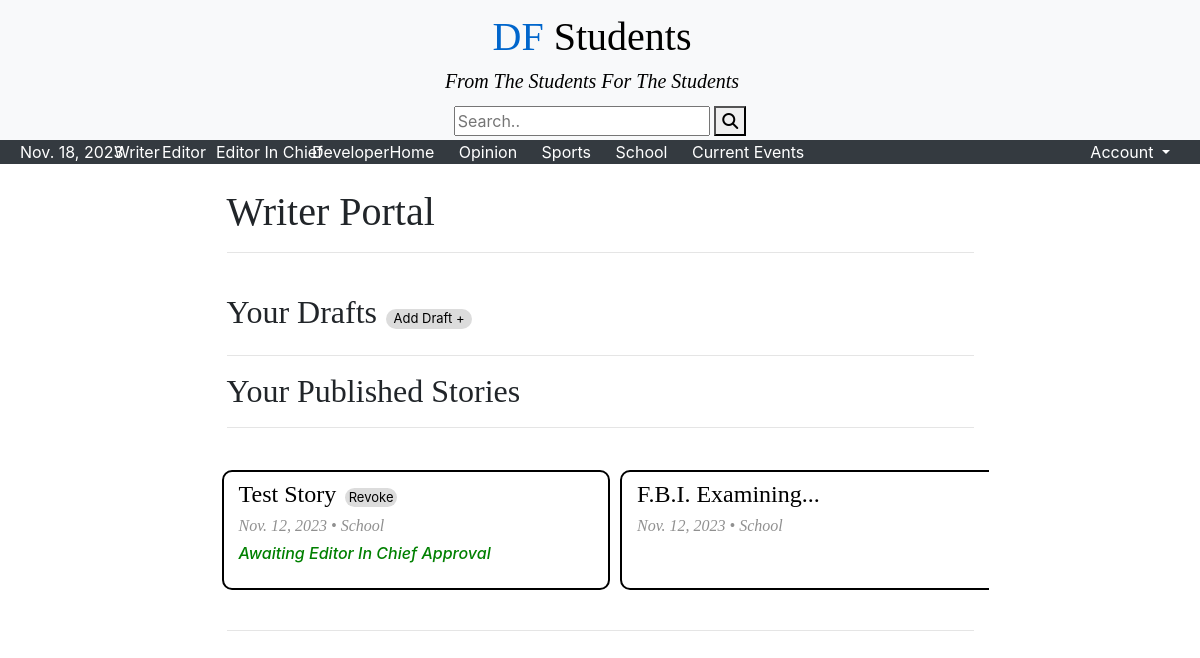
Screenshot of /writer (signed in) with the database file from the repository.
### main/models.py (models this page shows, shortened)
class Story(models.Model):
    title = models.CharField(max_length=200, default="New Story") # Headline
    author = models.ForeignKey(User, on_delete=models.CASCADE) # author user model
    date = models.DateField(timezone.now, null=True) # Current date
    content = RichTextField(blank=True, null=True)
    story_id = models.CharField(editable=False, max_length=4, default=generate_unique_id, unique=True)
    OPINION = "Opinion"
    SPORTS = "Sports"
    SCHOOL = "School"
    CURRENTEVENTS = "Current Events"
    DELETED = "Deleted"
    DRAFT = "Draft"
    AWAITING_EDITOR_APPROVAL = "Awaiting Editor Approval"
    AWAITING_EDITOR_IN_CHIEF_APPROVAL = "Awaiting Editor In Chief Approval"
    PUBLISHED = "Published"
    category_choices = [(OPINION, "Opinion"),
                (SPORTS, "Sports"),
                (SCHOOL, "School"),
                (CURRENTEVENTS, "Current Events")]
    state_choices = [(DRAFT, "Draft"),
                (AWAITING_EDITOR_APPROVAL, "Awaiting Editor Approval"),
                (AWAITING_EDITOR_IN_CHIEF_APPROVAL, "Awaiting Editor In Chief Approval"),
                (PUBLISHED, "Published"),
                (DELETED, "Deleted")]
    category = models.CharField(max_length=20, choices=category_choices, default=SCHOOL) # Catergory of Article
    state = models.CharField(max_length=50, null=True, blank=True, choices=state_choices, default=DRAFT)
    story_image = models.ImageField(verbose_name='Headline Image', null=True, blank=True, upload_to="images/")

### main/views.py (the view)
# urls.py: path("writer", views.writer_view, name="writer_view"),
@login_required
@user_passes_test(lambda u: u.groups.filter(name='Writer').exists() or u.groups.filter(name='Editor').exists() or u.groups.filter(name='Editor In Chief').exists() or u.groups.filter(name='Developer').exists())
def writer_view(request):
    user = request.user
    return render(request = request,
                  template_name='main/writer.html',
                  context={'user':user,
                        'date':date.today(),
                        'drafts':Story.objects.all().filter(author=user, state="Draft"),
                        'awaiting_supervisor_approval':Story.objects.all().filter(author=user, state="Awaiting Editor In Chief Approval").order_by('date'),
                        'awaiting_editor_approval':Story.objects.all().filter(author=user, state="Awaiting Editor Approval").order_by('date'),
                        'published':Story.objects.all().filter(author=user, state="Published").order_by('date').reverse()})

### main/templatetags/custom_tags.py (called while the page is built)
@register.simple_tag
def blurb_text(original, cut):
    if len(original) > cut:
        return original[:cut-2]+"..."
    else:
        return original

@register.simple_tag
def is_writer(user):
    groups = []
    for group in user.groups.all():
        groups.append(group.name)
    return 'Writer' in groups

@register.simple_tag
def is_editor(user):
    groups = []
    for group in user.groups.all():
        groups.append(group.name)
    return 'Editor' in groups

@register.simple_tag
def is_developer(user):
    groups = []
    for group in user.groups.all():
        groups.append(group.name)
    return 'Developer' in groups

@register.simple_tag
def is_chief(user):
    groups = []
    for group in user.groups.all():
        groups.append(group.name)
    return 'Editor In Chief' in groups

### main/templates/main/writer.html (shortened to what this page needs)
{% extends "main/header.html" %}
{% load custom_tags %}
{% block content %}
<div class="container" style="width:70%">
    <br>
    <h1 class="story-title">Writer Portal</h1>
    <hr>
    <br>
    <h2 class="story-title" style="display: inline-block;">Your Drafts</h2>
        <a href="/new_draft" class="user-tag">Add Draft +</a>
    <hr>
    <h2 class="story-title">Your Published Stories</h2>
    <hr>
    {% if published or awaiting_editor_approval or awaiting_supervisor_approval %}
        <div class="scrolling-wrapper row flex-row flex-nowrap mt-4 pb-4 pt-2">
            {% for story in awaiting_supervisor_approval %}
                <div class="col-6 list-block">
                    <a style="display: inline-block;" href="/story/{{ story.story_id }}"><h4 class="story-title">{% blurb_text story.title 18 %}</h4></a>
                        <a href="/change_state/{{ story.story_id }}/Draft/writer_view" class="user-tag">Revoke</a>
                    <h6 class="story-date">{{ story.date }} • {{ story.category }}</h2>
                    <h6><i><font color="green">Awaiting Editor In Chief Approval</font></i></h6>
                </div>
            {% endfor %}
            {% for story in published %}
                <div class="col-6 list-block">
                    <a href="/story/{{ story.story_id }}"><h4 class="story-title">{% blurb_text story.title 18 %}</h4></a>
                    <h6 class="story-date">{{ story.date }} • {{ story.category }}</h2>
                </div>
            {% endfor %}
        </div>
        <hr>
    {% endif %}
</div>
{% endblock %}

### main/static/style.css (style rules this page uses)
.list-block { border: solid; border-radius: 10px; border-width: 2px; border-color: black; width: 350px; height: 120px; padding-left: 3%; padding-right: 3%; padding-top: 1%; margin-top: 10px; margin-left: 10px; }
.story-title { font-family: "PT Serif", serif; }
.story-date { font-family: "PT Serif", serif; font-style: italic; color:#909090; width: fit-content; }
.scrolling-wrapper { overflow-x: auto; }
.user-tag { font-size: small; padding: 0% 1% 0% 1%; border-radius:32.5px; background-color:gainsboro; display: inline-block; }
a { color: black !important; text-decoration: none !important; }

### rows the page displays
Story: title "Test Story", date "Nov. 12, 2023", category "School"
Story: title "F.B.I. Examining...", date "Nov. 12, 2023", category "School"
